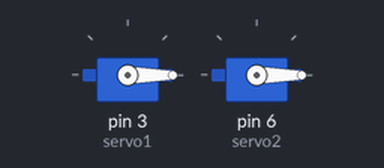
Bench run of a sketch on a simulated Arduino Uno, built with avr-gcc and run on an emulated ATmega328P. On the bench: 2 × servo.

Above: at 0.1 s.
At 18.0 s:
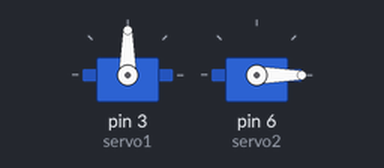
At 39.0 s:
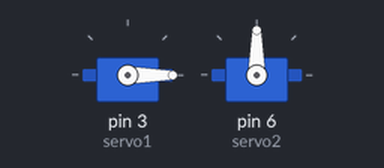
Timing chart, 0 to 40.0 s (numbered marks = the images above):
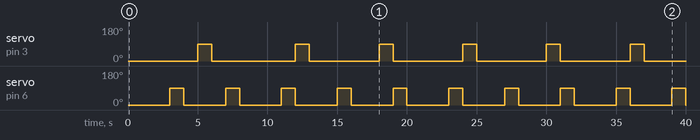

Measured:
- by itself, servo on pin 3 (servo1): goes 90° 1.0 s, 0° 6.0 s, 4 × (90° 1.0 s, 0° 5.0 s), 90° 1.0 s, then 0°
- by itself, servo on pin 6 (servo2): alternates 90° for 1.0 s and 0° for 3.0 s

The sketch:

nano2.ino
```cpp
#include <Servo.h>

Servo servo1;   // D3 wala (har 5 sec)
Servo servo2;   // D6 wala (same jaise pehle)

unsigned long lastMove1 = 0;
unsigned long lastMove2 = 0;

void setup() {
  servo1.attach(3);   // Servo 1 → D3
  servo2.attach(6);   // Servo 2 → D6 (same as before)

  servo1.write(0);
  servo2.write(0);
}

void loop() {

  // ------------ Servo 1 (D3) → har 5 second move karega ------------
  if (millis() - lastMove1 >= 5000) {
    servo1.write(90);
    delay(1000);
    servo1.write(0);
    lastMove1 = millis();
  }

  // ------------ Servo 2 (D6) → har 3 second move karega ------------
  if (millis() - lastMove2 >= 3000) {
    servo2.write(90);
    delay(1000);
    servo2.write(0);
    lastMove2 = millis();
  }
}
```
